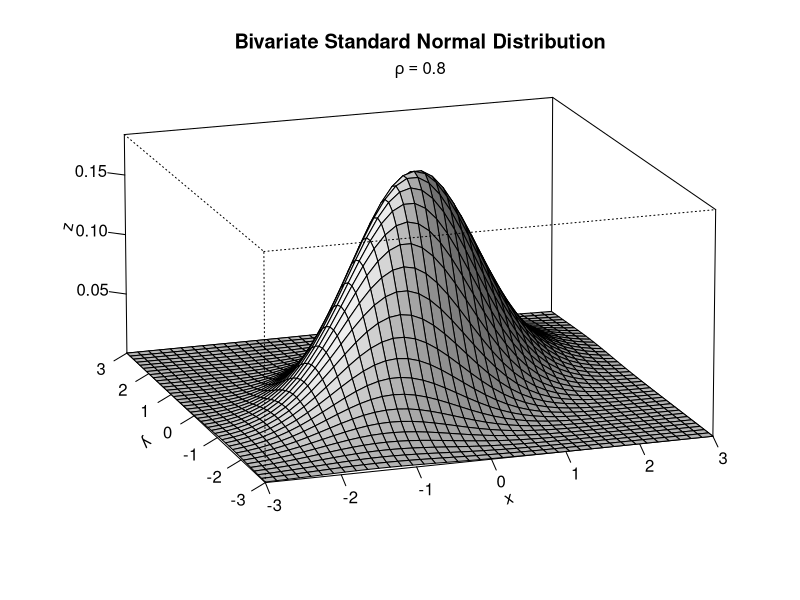

Recreate this plot in R.
# 3-D plots
#
#
mu1<-0 # setting the expected value of x1
mu2<-0 # setting the expected value of x2
s11<-1 # setting the variance of x1
#s12<-1 # setting the covariance between x1 and x2
s22<-1 # setting the variance of x2
rho<- .5 # setting the correlation coefficient between x1 and x2
s12 <- rho *sqrt(s11)*sqrt(s22)
x<-seq(-3,3,length=41) # generating the vector series x1
y<-x # copying x1 to x2
#
f<-function(x,y)
{
term1<-1/(2*pi*sqrt(s11*s22*(1-rho^2)))
term2<--1/(2*(1-rho^2))
term3<-(x-mu1)^2/s11
term4<-(y-mu2)^2/s22
term5<--2*rho*((x-mu1)*(y-mu2))/(sqrt(s11)*sqrt(s22))

term1*exp(term2*(term3+term4+term5))
} # setting up the function of the multivariate normal density
#
z<-outer(x,y,f) # calculating the density values
#
persp(x, y, z,
main="Bivariate Standard Normal Distribution",
theta=-19, phi=16,
r=30,
d=0.1,
expand=0.5,
ltheta=90, lphi=180,
shade=0.5,
ticktype="detailed",
nticks=5) # produces the 3-D plot
#
mtext(expression(list(rho==0.8)), side=3) # adding a text line to the graph
